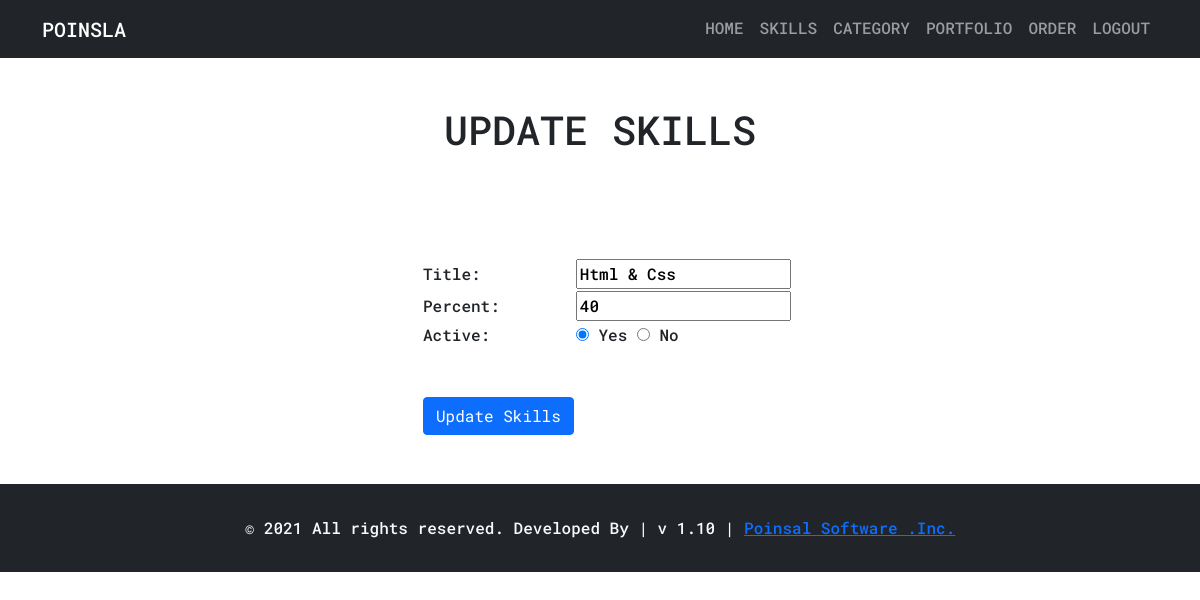
Page /admin/update-skills.php?id=1 (signed in) on the committed database.
### tables this page shows
CREATE TABLE `tbl_skills` (
  `id` int(11) NOT NULL,
  `title` varchar(126) NOT NULL,
  `percent` int(11) NOT NULL,
  `active` varchar(126) NOT NULL
);

### admin/update-skills.php (the view, shortened to what this page needs)
<?php include('partials/menu.php'); ?>
<?php
if (isset($_GET['id'])) {
    $id = $_GET['id'];
    $sql2 = "SELECT * FROM tbl_skills WHERE id = $id";
    $res2 = mysqli_query($conn, $sql2);
    $row2 = mysqli_fetch_assoc($res2);
    $title = $row2['title'];
    $percent = $row2['percent'];
    $active = $row2['active'];
} else {
?>
    <script>
        window.location = "manage-skills.php";
    </script>
<?php
}
?>
<div class="main-content">
    <h1 class="text-uppercase text-center mt-5">Update Skills</h1>
    <div class="container">
        <br><br>
        <div class="row d-flex justify-content-center py-5">
            <div class="col-lg-4 col-md-12 col-sm-12">
                <form action="" method="POST">
                    <table class="tbl-30">
                        <tr>
                            <td>Title: </td>
                            <td>
                                <input type="text" name="title" value="<?= $title; ?>">
                            </td>
                        </tr>
                        <tr>
                            <td>Percent: </td>
                            <td>
                                <input type="number" name="percent" value="<?= $percent; ?>">
                            </td>
                        </tr>
                        <tr>
                            <td>Active: </td>
                            <td>
                                <input <?php if ($active == "Yes") {
                                            echo "checked";
                                        } ?> type="radio" name="active" value="Yes"> Yes
                                <input <?php if ($active == "No") {
                                            echo "checked";
                                        } ?> type="radio" name="active" value="No"> No
                            </td>
                        </tr>
                        <tr>
                            <td>
                                <input type="submit" name="submit" value="Update Skills" class="btn-primary btn mt-5">
                            </td>
                        </tr>
                    </table>
                </form>
            </div>
        </div>
    </div>
</div>
<?php include('partials/footer.php'); ?>

### assets/css/main-front.css (style rules this page uses)
* { font-family: 'Roboto Mono', sans-serif; font-weight: 500; }
html, body, div, span, applet, object, iframe, h1, h2, h3, h4, h5, h6, p, blockquote, div pre, a, abbr, acronym, address, big, cite, code, del, dfn, em, font, img, ins, kbd, q, s, samp, small, strike, strong, sub, sup, tt, var, b, u, i, center, dl, dt, dd, ol, ul, li, figure, header, nav, section, article, aside, footer, figcaption { margin: 0; padding: 0; border: 0; outline: 0; text-decoration: none; }

### rows in the picture
tbl_skills: title "Html & Css", percent "40", active "☑"
